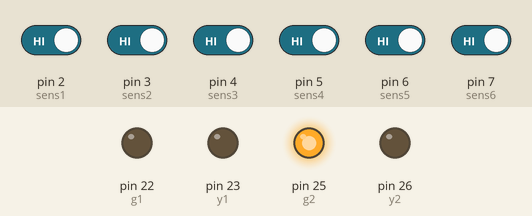
Recording of a sketch running on a simulated Arduino Mega 2560, built with avr-gcc and run on an emulated ATmega2560. Shown: output pins drawn as LEDs (lit = HIGH). The test bench sets the inputs (shaded band); at power-on: pin 2 (sens1), pin 3 (sens2), pin 4 (sens3), pin 5 (sens4), pin 6 (sens5), pin 7 (sens6) HIGH. Pins used as bus, display or sensor lines are not drawn; what the sketch prints to the serial monitor is not drawn.

Above: at 7.9 s.
8.0 s: pin 3 (sens2) driven LOW
At 13.4 s:
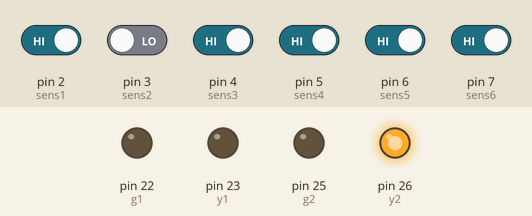
15.6 s: pin 5 (sens4) driven LOW
At 26.4 s:
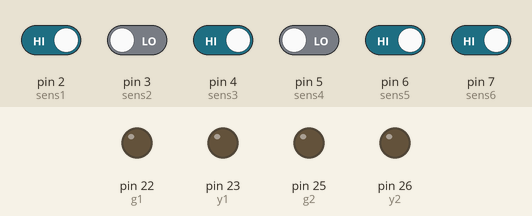
26.9 s: pin 7 (sens6) driven LOW
At 34.9 s:
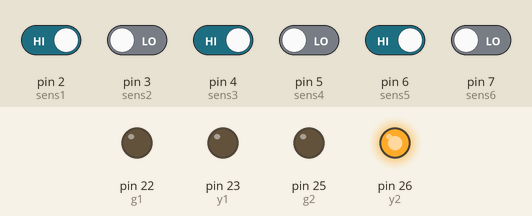
38.2 s: pin 2 (sens1) driven LOW
At 39.9 s:
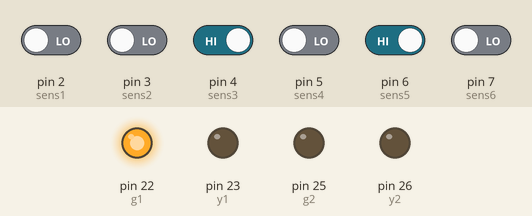
Timing chart, 0 to 41.4 s (numbered marks = the images above; inputs shaded):
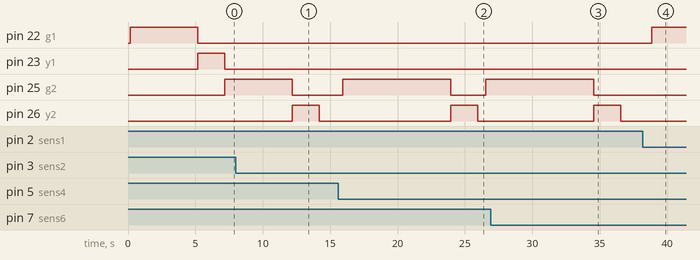

Measured:
- after the input at 8.0 s, pin 22 (g1): stays LOW (without the input it goes to HIGH after 6.2 s)
- after the input at 15.6 s, pin 25 (g2): LOW → HIGH after 0.33 s, → LOW 8.0 s later, → HIGH 2.6 s later; pin 26 (y2): LOW → HIGH after 8.3 s, → LOW 2.0 s later
- after the input at 26.9 s, pin 25 (g2): goes on until 34.5 s, then stays LOW
- after the input at 38.2 s, pin 22 (g1): LOW → HIGH after 0.66 s

The sketch:

sketch_oct31a.ino
```cpp
int sens1 = 2;
int sens2 = 3;
int sens3 = 4;
int sens4 = 5;
int sens5 = 6;
int sens6 = 7;

int r1 = 24;
int y1 = 23;
int g1 = 22;
int r2 = 27;
int y2 = 26;
int g2 = 25;

int sd1, sd2, sd3, sd4, sd5, sd6;

void setup() {
    Serial.begin(9600);
    pinMode(sens1, INPUT);
    pinMode(sens2, INPUT);
    pinMode(sens3, INPUT);
    pinMode(sens4, INPUT);
    pinMode(sens5, INPUT);
    pinMode(sens6, INPUT);

    pinMode(r1, OUTPUT);
    pinMode(y1, OUTPUT);
    pinMode(g1, OUTPUT);
    pinMode(r2, OUTPUT);
    pinMode(y2, OUTPUT);
    pinMode(g2, OUTPUT);

    digitalWrite(r1, HIGH);
    digitalWrite(r2, HIGH);

    Serial.println("🚦 Traffic Light System Started");
    Serial.println("-----------------------------------");
}

void loop() {
    sd1 = digitalRead(sens1);
    sd2 = digitalRead(sens2);
    sd3 = digitalRead(sens3);
    sd4 = digitalRead(sens4);
    sd5 = digitalRead(sens5);
    sd6 = digitalRead(sens6);

    int countLane1 = (sd1 == 0) + (sd2 == 0) + (sd3 == 0);
    int countLane2 = (sd4 == 0) + (sd5 == 0) + (sd6 == 0);

    Serial.println("-----------------------------------");
    Serial.print("Lane 1 sensors: ");
    Serial.print(countLane1);
    Serial.println(" detected");
    Serial.print("Lane 2 sensors: ");
    Serial.print(countLane2);
    Serial.println(" detected");
    Serial.println("-----------------------------------");


    if (countLane1 == 0 && countLane2 == 0) {
        while (true) {
            sd1 = digitalRead(sens1);
            sd2 = digitalRead(sens2);
            sd3 = digitalRead(sens3);
            sd4 = digitalRead(sens4);
            sd5 = digitalRead(sens5);
            sd6 = digitalRead(sens6);

            countLane1 = (sd1 == 0) + (sd2 == 0) + (sd3 == 0);
            countLane2 = (sd4 == 0) + (sd5 == 0) + (sd6 == 0);

            if (countLane1 > 0 || countLane2 > 0) {
                break;
            }


            Serial.println("→ Lane 1: Green ON for 5 seconds 🟢");
            digitalWrite(r1, LOW);
            digitalWrite(g1, HIGH);
            digitalWrite(r2, HIGH);
            digitalWrite(g2, LOW);
            delay(5000);

            Serial.println("→ Lane 1: Yellow ON for 2 seconds 🟡");
            digitalWrite(g1, LOW);
            digitalWrite(y1, HIGH);
            delay(2000);

            digitalWrite(y1, LOW);
            digitalWrite(r1, HIGH);
            Serial.println("→ Lane 1: Red ON 🔴");

            sd1 = digitalRead(sens1);
            sd2 = digitalRead(sens2);
            sd3 = digitalRead(sens3);
            sd4 = digitalRead(sens4);
            sd5 = digitalRead(sens5);
            sd6 = digitalRead(sens6);

            countLane1 = (sd1 == 0) + (sd2 == 0) + (sd3 == 0);
            countLane2 = (sd4 == 0) + (sd5 == 0) + (sd6 == 0);

            if (countLane1 > 0 || countLane2 > 0) {
                break;
            }


            Serial.println("→ Lane 2: Green ON for 5 seconds 🟢");
            digitalWrite(r2, LOW);
            digitalWrite(g2, HIGH);
            digitalWrite(r1, HIGH);
            digitalWrite(g1, LOW);
            delay(5000);

            Serial.println("→ Lane 2: Yellow ON for 2 seconds 🟡");
            digitalWrite(g2, LOW);
            digitalWrite(y2, HIGH);
            delay(2000);

            digitalWrite(y2, LOW);
            digitalWrite(r2, HIGH);
            Serial.println("→ Lane 2: Red ON 🔴");
        }
    }


    if ((sd1 == 0 && sd2 && sd3) || (sd4 == 0 && sd5 && sd6)) {
        if (sd1 == 0) {
            Serial.println("→ Lane 1: Green ON for 8 seconds 🟢");
            digitalWrite(r1, LOW);
            digitalWrite(r2, HIGH);
            digitalWrite(g1, HIGH);
            delay(8000);
            digitalWrite(g1, LOW);
            Serial.println("→ Lane 1: Yellow ON for 2 seconds 🟡");
            digitalWrite(y1, HIGH);
            delay(2000);
            digitalWrite(y1, LOW);
            digitalWrite(r1, HIGH);
            Serial.println("→ Lane 1: Red ON 🔴");
        }
        if (sd4 == 0) {
            Serial.println("→ Lane 2: Green ON for 8 seconds 🟢");
            digitalWrite(r2, LOW);
            digitalWrite(r1, HIGH);
            digitalWrite(g2, HIGH);
            delay(8000);
            digitalWrite(g2, LOW);
            Serial.println("→ Lane 2: Yellow ON for 2 seconds 🟡");
            digitalWrite(y2, HIGH);
            delay(2000);
            digitalWrite(y2, LOW);
            digitalWrite(r2, HIGH);
            Serial.println("→ Lane 2: Red ON 🔴");
        }
    } else if ((sd1 == 0 && sd2 == 0 && sd3) || (sd4 == 0 && sd5 == 0 && sd6)) {
        if (sd1 == 0 && sd2 == 0) {
            Serial.println("→ Lane 1: Green ON for 18 seconds 🟢");
            digitalWrite(r1, LOW);
            digitalWrite(r2, HIGH);
            digitalWrite(g1, HIGH);
            delay(18000);
            digitalWrite(g1, LOW);
            Serial.println("→ Lane 1: Yellow ON for 2 seconds 🟡");
            digitalWrite(y1, HIGH);
            delay(2000);
            digitalWrite(y1, LOW);
            digitalWrite(r1, HIGH);
            Serial.println("→ Lane 1: Red ON 🔴");
        }
        if (sd4 == 0 && sd5 == 0) {
            Serial.println("→ Lane 2: Green ON for 18 seconds 🟢");
            digitalWrite(r2, LOW);
            digitalWrite(r1, HIGH);
            digitalWrite(g2, HIGH);
            delay(18000);
            digitalWrite(g2, LOW);
            Serial.println("→ Lane 2: Yellow ON for 2 seconds 🟡");
            digitalWrite(y2, HIGH);
            delay(2000);
            digitalWrite(y2, LOW);
            digitalWrite(r2, HIGH);
            Serial.println("→ Lane 2: Red ON 🔴");
        }
    } else if ((sd1 == 0 && sd2 == 0 && sd3 == 0) || (sd4 == 0 && sd5 == 0 && sd6 == 0)) {
        if (sd1 == 0 && sd2 == 0 && sd3 == 0) {
            Serial.println("→ Lane 1: Green ON for 28 seconds 🟢");
            digitalWrite(r1, LOW);
            digitalWrite(r2, HIGH);
            digitalWrite(g1, HIGH);
            delay(28000);
            digitalWrite(g1, LOW);
            Serial.println("→ Lane 1: Yellow ON for 2 seconds 🟡");
            digitalWrite(y1, HIGH);
            delay(2000);
            digitalWrite(y1, LOW);
            digitalWrite(r1, HIGH);
            Serial.println("→ Lane 1: Red ON 🔴");
        }
        if (sd4 == 0 && sd5 == 0 && sd6 == 0) {
            Serial.println("→ Lane 2: Green ON for 28 seconds 🟢");
            digitalWrite(r2, LOW);
            digitalWrite(r1, HIGH);
            digitalWrite(g2, HIGH);
            delay(28000);
            digitalWrite(g2, LOW);
            Serial.println("→ Lane 2: Yellow ON for 2 seconds 🟡");
            digitalWrite(y2, HIGH);
            delay(2000);
            digitalWrite(y2, LOW);
            digitalWrite(r2, HIGH);
            Serial.println("→ Lane 2: Red ON 🔴");
        }
    }

    delay(500);
}
```
